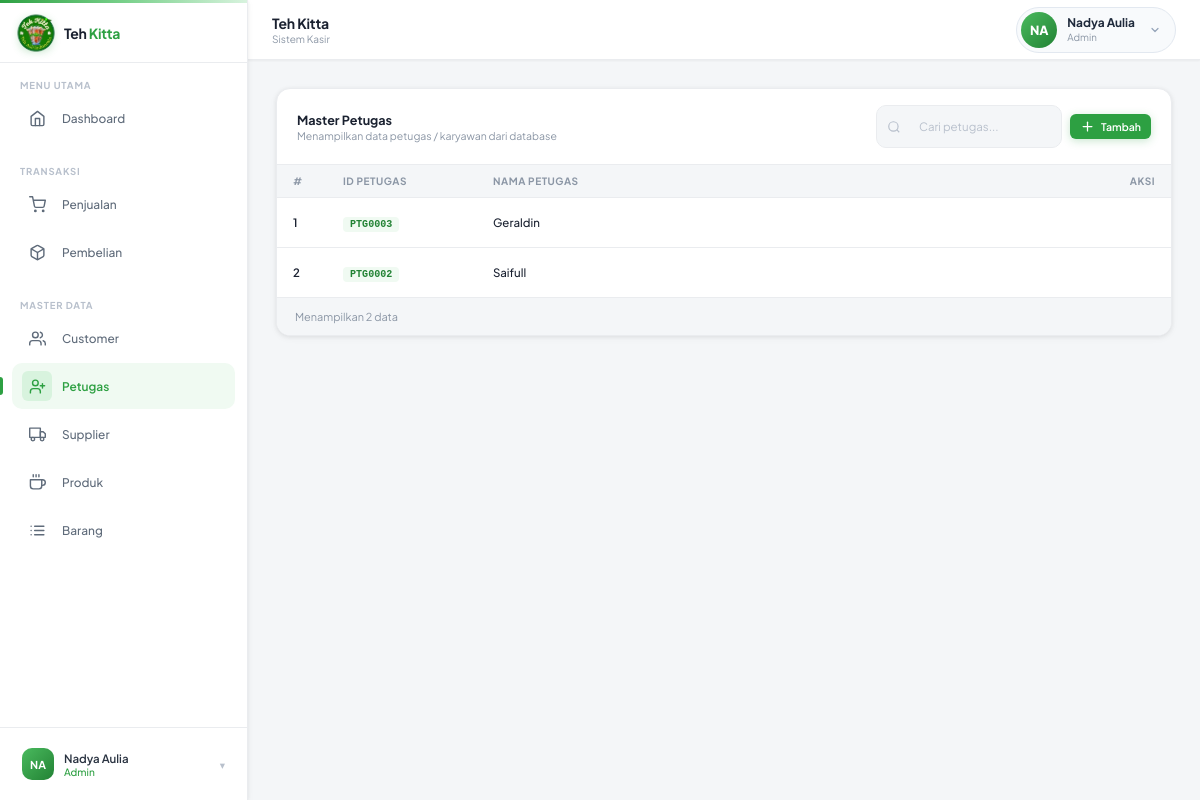
The page /petugas/index.php (signed in) on the database its author committed.
### tables this page shows
CREATE TABLE `petugas` (
  `id_petugas` varchar(10) NOT NULL,
  `nama_petugas` varchar(20) DEFAULT NULL
);

### petugas/index.php (the view, shortened to what this page needs)
<?php
include '../koneksi.php';
include '../layouts/header.php';
?>
<div class="page-content active">
    <div class="card">
        <div class="card-header">
            <div>
                <div class="card-title">Master Petugas</div>
                <div class="card-subtitle">Menampilkan data petugas / karyawan dari database</div>
            </div>
            <div class="card-toolbar">
                <div class="search-field">
                    <svg viewBox="0 0 24 24" fill="none" stroke="currentColor" stroke-width="2"><circle cx="11" cy="11" r="8"/><path d="m21 21-4.35-4.35"/></svg>
                    <input placeholder="Cari petugas...">
                </div>
                <a href="tambah.php" class="btn btn-primary btn-sm" style="text-decoration:none;"> <svg viewBox="0 0 24 24" fill="none" stroke="currentColor" stroke-width="2" stroke-linecap="round" stroke-linejoin="round" width="15" height="15"><line x1="12" y1="5" x2="12" y2="19"/><line x1="5" y1="12" x2="19" y2="12"/></svg> Tambah</a>
            </div>
        </div>
        <div class="table-wrap">
            <table>
                <thead>
                    <tr>
                        <th style="width: 50px;">#</th>
                        <th style="width: 150px;">ID Petugas</th>
                        <th>Nama Petugas</th>
                        <th style="text-align:right">Aksi</th>
                    </tr>
                </thead>
                <tbody>
                    <?php
                    $query = mysqli_query($koneksi, "SELECT * FROM petugas ORDER BY id_petugas DESC");
                    $no = 1;
                    if(mysqli_num_rows($query) > 0) {
                        while ($data = mysqli_fetch_array($query)) {
                    ?>
                    <tr>
                        <td><?= $no++ ?></td>
                        <td><code style="background:var(--green-50);color:var(--green-600);padding:2px 7px;border-radius:4px;font-size:0.72rem;font-weight:600"><?= $data['id_petugas'] ?></code></td>
                        <td style="font-weight:500; color:var(--gray-800)"><?= $data['nama_petugas'] ?></td>
                        <td style="text-align:right">
                        </td>
                    </tr>
                    <?php
                        }
                    } ?>
                </tbody>
            </table>
        </div>
        <div class="table-foot">
            <span>Menampilkan <?= mysqli_num_rows($query); ?> data</span>
        </div>
    </div>
</div>
<?php
include '../layouts/footer.php';
?>

### rows shown on the page
petugas: id_petugas "PTG0003", nama_petugas "Geraldin"
petugas: id_petugas "PTG0002", nama_petugas "Saifull"

### other values the page prints
$inisial "NA"
$user_nama "Nadya Aulia"
$user_role "Admin"
mysqli_num_rows($query) "2"
